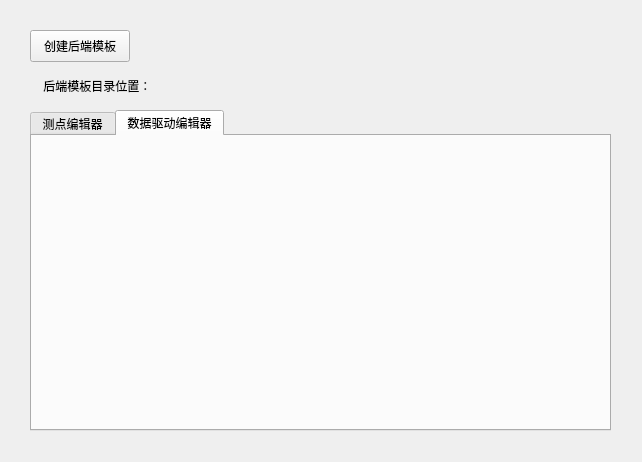
<?xml version="1.0" encoding="UTF-8"?>
<ui version="4.0">
 <class>ModeMainWidget</class>
 <widget class="QWidget" name="ModeMainWidget">
  <property name="geometry">
   <rect>
    <x>0</x>
    <y>0</y>
    <width>642</width>
    <height>462</height>
   </rect>
  </property>
  <property name="windowTitle">
   <string>Form</string>
  </property>
  <widget class="QWidget" name="formLayoutWidget">
   <property name="geometry">
    <rect>
     <x>10</x>
     <y>10</y>
     <width>621</width>
     <height>441</height>
    </rect>
   </property>
   <layout class="QFormLayout" name="formLayout">
    <property name="horizontalSpacing">
     <number>15</number>
    </property>
    <property name="verticalSpacing">
     <number>15</number>
    </property>
    <property name="leftMargin">
     <number>20</number>
    </property>
    <property name="topMargin">
     <number>20</number>
    </property>
    <property name="rightMargin">
     <number>20</number>
    </property>
    <property name="bottomMargin">
     <number>20</number>
    </property>
    <item row="0" column="0">
     <widget class="QPushButton" name="pbCreateTemplate">
      <property name="sizePolicy">
       <sizepolicy hsizetype="Preferred" vsizetype="Preferred">
        <horstretch>0</horstretch>
        <verstretch>0</verstretch>
       </sizepolicy>
      </property>
      <property name="minimumSize">
       <size>
        <width>100</width>
        <height>32</height>
       </size>
      </property>
      <property name="text">
       <string>创建后端模板</string>
      </property>
     </widget>
    </item>
    <item row="2" column="0" colspan="2">
     <widget class="QTabWidget" name="twConfigEditorsArea">
      <property name="sizePolicy">
       <sizepolicy hsizetype="Expanding" vsizetype="Expanding">
        <horstretch>0</horstretch>
        <verstretch>0</verstretch>
       </sizepolicy>
      </property>
      <property name="currentIndex">
       <number>1</number>
      </property>
      <widget class="QWidget" name="tagsConfigEditor">
       <attribute name="title">
        <string>测点编辑器</string>
       </attribute>
       <widget class="QWidget" name="verticalLayoutWidget">
        <property name="geometry">
         <rect>
          <x>19</x>
          <y>9</y>
          <width>551</width>
          <height>271</height>
         </rect>
        </property>
        <layout class="QVBoxLayout" name="tagsLayout"/>
       </widget>
      </widget>
      <widget class="QWidget" name="driversConfigEditor">
       <attribute name="title">
        <string>数据驱动编辑器</string>
       </attribute>
       <widget class="QWidget" name="verticalLayoutWidget_2">
        <property name="geometry">
         <rect>
          <x>19</x>
          <y>9</y>
          <width>551</width>
          <height>281</height>
         </rect>
        </property>
        <layout class="QVBoxLayout" name="driversLayout"/>
       </widget>
      </widget>
     </widget>
    </item>
    <item row="0" column="1">
     <spacer name="horizontalSpacer">
      <property name="orientation">
       <enum>Qt::Horizontal</enum>
      </property>
      <property name="sizeHint" stdset="0">
       <size>
        <width>40</width>
        <height>20</height>
       </size>
      </property>
     </spacer>
    </item>
    <item row="1" column="0">
     <widget class="QLabel" name="lbTemplatePath">
      <property name="sizePolicy">
       <sizepolicy hsizetype="Expanding" vsizetype="Fixed">
        <horstretch>0</horstretch>
        <verstretch>0</verstretch>
       </sizepolicy>
      </property>
      <property name="text">
       <string>    后端模板目录位置：</string>
      </property>
     </widget>
    </item>
   </layout>
  </widget>
 </widget>
 <resources/>
 <connections/>
</ui>
